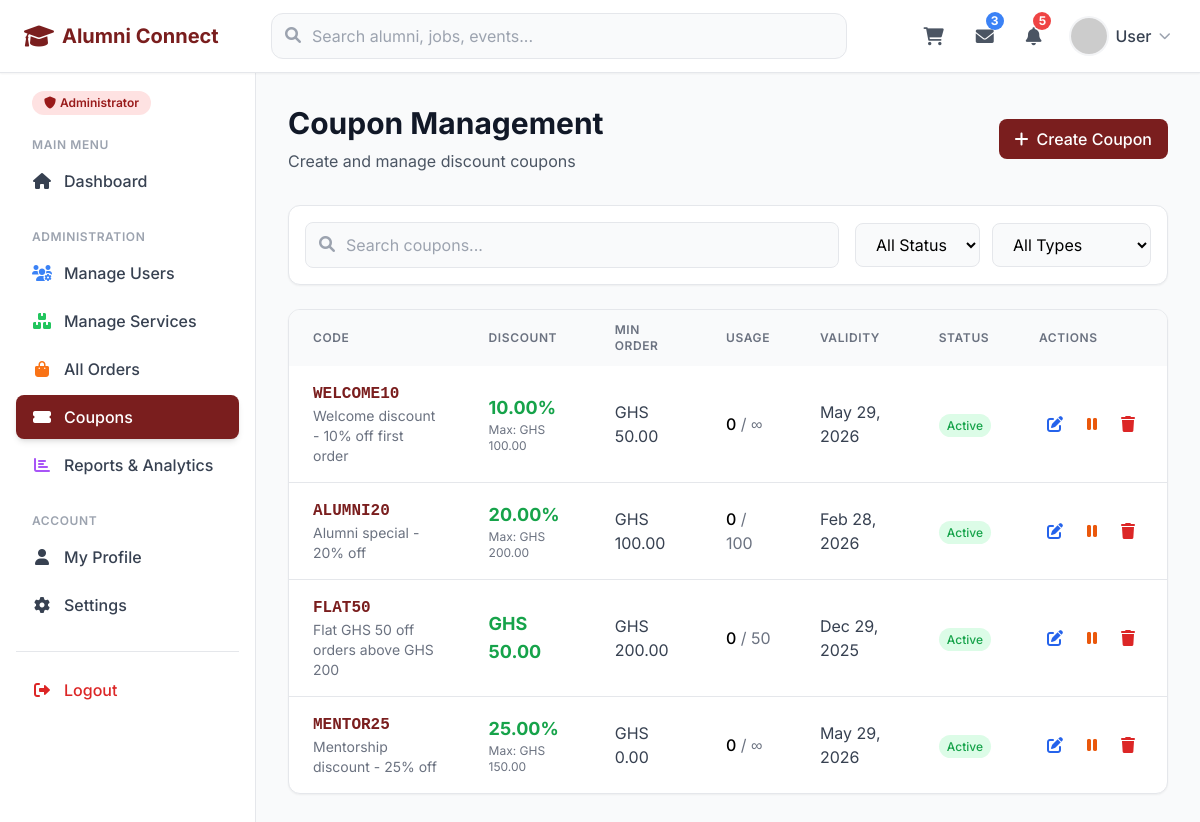
Page /admin/coupons.php (signed in) on the committed database.
### tables this page shows
CREATE TABLE `coupons` (
  `coupon_id` int(11) NOT NULL,
  `coupon_code` varchar(50) NOT NULL,
  `description` varchar(255) DEFAULT NULL,
  `discount_type` enum('percentage','fixed') NOT NULL DEFAULT 'percentage',
  `discount_value` decimal(10,2) NOT NULL,
  `min_order_amount` decimal(10,2) DEFAULT 0.00,
  `max_discount_amount` decimal(10,2) DEFAULT NULL COMMENT 'Maximum discount for percentage coupons',
  `usage_limit` int(11) DEFAULT NULL COMMENT 'Maximum number of times coupon can be used',
  `usage_count` int(11) DEFAULT 0,
  `per_user_limit` int(11) DEFAULT 1 COMMENT 'Maximum uses per user',
  `valid_from` datetime DEFAULT current_timestamp(),
  `valid_until` datetime DEFAULT NULL,
  `is_active` tinyint(1) DEFAULT 1,
  `applicable_services` text DEFAULT NULL COMMENT 'JSON array of service IDs, null means all',
  `applicable_types` varchar(255) DEFAULT NULL COMMENT 'Comma-separated service types',
  `created_by` int(11) DEFAULT NULL,
  `date_created` timestamp NOT NULL DEFAULT current_timestamp(),
  `date_updated` timestamp NULL DEFAULT NULL ON UPDATE current_timestamp()
);

### classes/coupon_class.php (called while the page is built, shortened)
<?php
require_once(dirname(__FILE__).'/../settings/db_class.php');
class Coupon extends db_connection {
    public function getAllCoupons($active_only = false) {
        $sql = "SELECT c.*,
                (SELECT COUNT(*) FROM coupon_usage WHERE coupon_id = c.coupon_id) as times_used
                FROM coupons c";
        $sql .= " ORDER BY c.date_created DESC";
        return $this->db_fetch_all($sql);
    }
}
?>

### settings/db_class.php (called while the page is built, shortened)
<?php
if (!class_exists('db_connection')) {
    class db_connection
    {
        public $db = null;
        public $results = null;
        function db_connect()
        {
            $this->db = mysqli_connect(SERVER, USERNAME, PASSWD, DATABASE);
            if (mysqli_connect_errno()) {
                return false;
            } else {
                return true;
            }
        }
        function db_query($sqlQuery)
        {
            $this->results = mysqli_query($this->db, $sqlQuery);
            if ($this->results == false) {
                return false;
            } else {
                return true;
            }
        }
        function db_fetch_all($sql)
        {
            if (!$this->db_query($sql)) {
                return false;
            }
            return mysqli_fetch_all($this->results, MYSQLI_ASSOC);
        }
    }
}

### admin/coupons.php (the view, shortened to what this page needs)
<?php
require_once(dirname(__FILE__).'/../classes/coupon_class.php');
$coupon_handler = new Coupon();
$coupons = $coupon_handler->getAllCoupons();
?>
<!DOCTYPE html>
<html lang="en">
<head>
    <script src="https://cdn.tailwindcss.com"></script>
    <link rel="stylesheet" href="https://cdnjs.cloudflare.com/ajax/libs/font-awesome/6.0.0/css/all.min.css">
</head>
<body class="bg-gray-50">
    <?php include '../views/includes/navbar.php'; ?>
    <div class="flex">
        <?php include '../views/includes/sidebar.php'; ?>
        <main class="flex-1 p-6 lg:p-8">
            <div class="flex flex-wrap justify-between items-center mb-8">
                <div>
                    <h1 class="text-3xl font-bold text-gray-900 mb-2">Coupon Management</h1>
                    <p class="text-gray-600">Create and manage discount coupons</p>
                </div>
                <button onclick="openCreateModal()"
                        class="px-4 py-2 bg-primary text-white font-medium rounded-lg hover:bg-primary/90 transition-colors">
                    <i class="fas fa-plus mr-2"></i>Create Coupon
                </button>
            </div>
            <div class="bg-white rounded-xl shadow-sm border border-gray-200 p-4 mb-6">
                <div class="flex flex-col md:flex-row md:items-center gap-4">
                    <div class="flex-1">
                        <div class="relative">
                            <input type="text" id="searchCoupons" placeholder="Search coupons..."
                                   class="w-full pl-10 pr-4 py-2.5 bg-gray-50 border border-gray-200 rounded-lg focus:outline-none focus:border-primary focus:bg-white transition-all">
                            <i class="fas fa-search absolute left-3.5 top-3.5 text-gray-400"></i>
                        </div>
                    </div>
                    <div class="flex gap-3">
                        <select id="statusFilter" class="px-4 py-2.5 bg-gray-50 border border-gray-200 rounded-lg focus:outline-none focus:border-primary">
                            <option value="">All Status</option>
                        </select>
                        <select id="typeFilter" class="px-4 py-2.5 bg-gray-50 border border-gray-200 rounded-lg focus:outline-none focus:border-primary">
                            <option value="">All Types</option>
                        </select>
                    </div>
                </div>
            </div>
            <div class="bg-white rounded-xl shadow-sm border border-gray-200 overflow-hidden">
                <div class="overflow-x-auto">
                    <table class="w-full">
                        <thead class="bg-gray-50">
                            <tr>
                                <th class="px-6 py-3 text-left text-xs font-semibold text-gray-500 uppercase tracking-wider">Code</th>
                                <th class="px-6 py-3 text-left text-xs font-semibold text-gray-500 uppercase tracking-wider">Discount</th>
                                <th class="px-6 py-3 text-left text-xs font-semibold text-gray-500 uppercase tracking-wider">Min Order</th>
                                <th class="px-6 py-3 text-left text-xs font-semibold text-gray-500 uppercase tracking-wider">Usage</th>
                                <th class="px-6 py-3 text-left text-xs font-semibold text-gray-500 uppercase tracking-wider">Validity</th>
                                <th class="px-6 py-3 text-left text-xs font-semibold text-gray-500 uppercase tracking-wider">Status</th>
                                <th class="px-6 py-3 text-left text-xs font-semibold text-gray-500 uppercase tracking-wider">Actions</th>
                            </tr>
                        </thead>
                        <tbody class="divide-y divide-gray-200">
                            <?php if ($coupons && count($coupons) > 0): ?>
                                <?php foreach ($coupons as $coupon):
                                    $is_expired = $coupon['valid_until'] && strtotime($coupon['valid_until']) < time();
                                    $is_maxed = $coupon['usage_limit'] !== null && $coupon['usage_count'] >= $coupon['usage_limit'];
                                ?>
                                    <tr class="hover:bg-gray-50">
                                        <td class="px-6 py-4">
                                            <div class="font-mono font-bold text-primary"><?php echo htmlspecialchars($coupon['coupon_code']); ?></div>
                                            <div class="text-sm text-gray-500"><?php echo htmlspecialchars($coupon['description'] ?? ''); ?></div>
                                        </td>
                                        <td class="px-6 py-4">
                                            <?php if ($coupon['discount_type'] === 'percentage'): ?>
                                                <span class="text-lg font-bold text-green-600"><?php echo $coupon['discount_value']; ?>%</span>
                                                <?php if ($coupon['max_discount_amount']): ?>
                                                    <div class="text-xs text-gray-500">Max: GHS <?php echo number_format($coupon['max_discount_amount'], 2); ?></div>
                                                <?php endif; ?>
                                            <?php else: ?>
                                                <span class="text-lg font-bold text-green-600">GHS <?php echo number_format($coupon['discount_value'], 2); ?></span>
                                            <?php endif; ?>
                                        </td>
                                        <td class="px-6 py-4">
                                            <span class="text-gray-700">GHS <?php echo number_format($coupon['min_order_amount'], 2); ?></span>
                                        </td>
                                        <td class="px-6 py-4">
                                            <span class="font-medium"><?php echo $coupon['usage_count']; ?></span>
                                            <?php if ($coupon['usage_limit']): ?>
                                                <span class="text-gray-500">/ <?php echo $coupon['usage_limit']; ?></span>
                                            <?php else: ?>
                                                <span class="text-gray-500">/ ∞</span>
                                            <?php endif; ?>
                                        </td>
                                        <td class="px-6 py-4">
                                            <?php if ($coupon['valid_until']): ?>
                                                <div class="<?php echo $is_expired ? 'text-red-600' : 'text-gray-700'; ?>">
                                                    <?php echo date('M d, Y', strtotime($coupon['valid_until'])); ?>
                                                </div>
                                            <?php else: ?>
                                                <span class="text-gray-500">No expiry</span>
                                            <?php endif; ?>
                                        </td>
                                        <td class="px-6 py-4">
                                            <?php if (!$coupon['is_active']): ?>
                                                <span class="px-2 py-1 bg-gray-100 text-gray-600 rounded-full text-xs font-medium">Inactive</span>
                                            <?php elseif ($is_expired): ?>
                                                <span class="px-2 py-1 bg-red-100 text-red-600 rounded-full text-xs font-medium">Expired</span>
                                            <?php elseif ($is_maxed): ?>
                                                <span class="px-2 py-1 bg-orange-100 text-orange-600 rounded-full text-xs font-medium">Maxed Out</span>
                                            <?php else: ?>
                                                <span class="px-2 py-1 bg-green-100 text-green-600 rounded-full text-xs font-medium">Active</span>
                                            <?php endif; ?>
                                        </td>
                                        <td class="px-6 py-4">
                                            <div class="flex gap-2">
                                                <button onclick="editCoupon(<?php echo htmlspecialchars(json_encode($coupon)); ?>)"
                                                        class="p-2 text-blue-600 hover:bg-blue-50 rounded-lg transition-colors">
                                                    <i class="fas fa-edit"></i>
                                                </button>
                                                <button onclick="toggleCouponStatus(<?php echo $coupon['coupon_id']; ?>)"
                                                        class="p-2 <?php echo $coupon['is_active'] ? 'text-orange-600 hover:bg-orange-50' : 'text-green-600 hover:bg-green-50'; ?> rounded-lg transition-colors"
                                                        title="<?php echo $coupon['is_active'] ? 'Deactivate' : 'Activate'; ?>">
                                                    <i class="fas fa-<?php echo $coupon['is_active'] ? 'pause' : 'play'; ?>"></i>
                                                </button>
                                                <button onclick="deleteCoupon(<?php echo $coupon['coupon_id']; ?>, '<?php echo htmlspecialchars($coupon['coupon_code']); ?>')"
                                                        class="p-2 text-red-600 hover:bg-red-50 rounded-lg transition-colors">
                                                    <i class="fas fa-trash"></i>
                                                </button>
                                            </div>
                                        </td>
                                    </tr>
                                <?php endforeach; ?>
                            <?php endif; ?>
                        </tbody>
                    </table>
                </div>
            </div>
        </main>
    </div>
</body>
</html>

### admin/coupons.php (style rules this page uses)
body { font-family: 'Inter', sans-serif; }

### rows in the picture
coupons: coupon_code "WELCOME10", description "Welcome discount - 10% off first order", discount_value "10.00", max_discount_amount "100.00", min_order_amount "50.00", usage_count "0", valid_until "May 29, 2026", is_active "Active"
coupons: coupon_code "ALUMNI20", description "Alumni special - 20% off", discount_value "20.00", max_discount_amount "200.00", min_order_amount "100.00", usage_count "0", usage_limit "100", valid_until "Feb 28, 2026", is_active "Active"
coupons: coupon_code "FLAT50", description "Flat GHS 50 off orders above GHS 200", discount_value "50.00", min_order_amount "200.00", usage_count "0", usage_limit "50", valid_until "Dec 29, 2025", is_active "Active"
coupons: coupon_code "MENTOR25", description "Mentorship discount - 25% off", discount_value "25.00", max_discount_amount "150.00", min_order_amount "0.00", usage_count "0", valid_until "May 29, 2026", is_active "Active"

### other values in the picture
$user_name "User"
